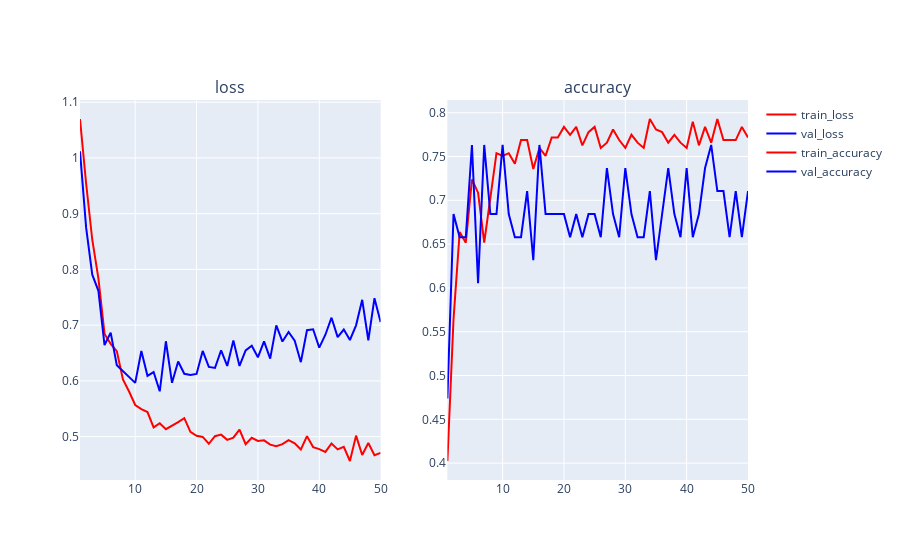

The cell this chart's notebook holds for it:
### Code cell
analyze(exproot="/Users/avilay/temp/experiments/ghosts-exp-1", run_name="green-leaf-4187")
